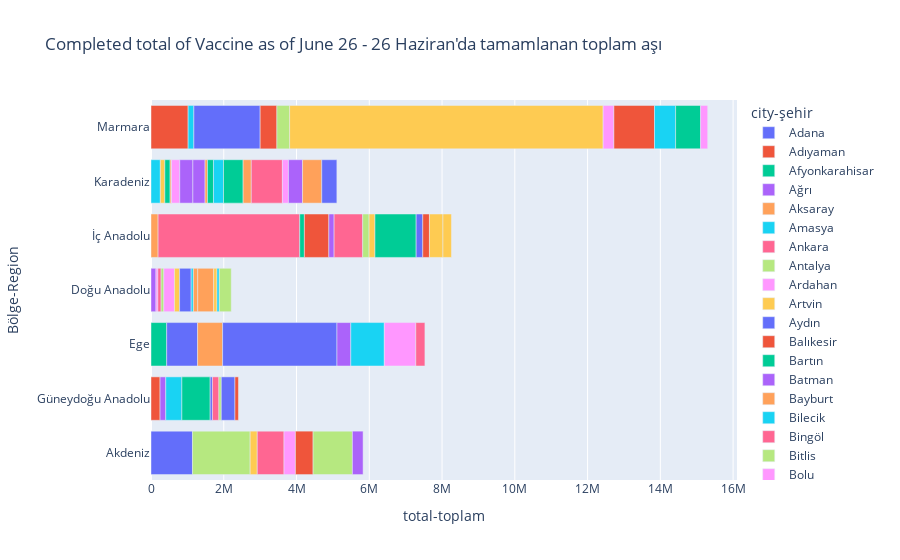

Notebook code cell kept with this figure:
### Code cell
fig = px.bar(covid, x="total-toplam", y="Bölge-Region", color="city-şehir", title="Completed total of Vaccine as of June 26 - 26 Haziran'da tamamlanan toplam aşı ")
fig.show()

### Figure 1 — Plotly figure (JSON) as saved in the notebook; plotly's stock layout.template omitted (floating-point values rounded to 4 significant figures)
{"data": [{"alignmentgroup": "True", "hovertemplate": "city-şehir=Adana<br>total-toplam=%{x}<br>Bölge-Region=%{y}<extra></extra>", "legendgroup": "Adana", "marker": {"color": "#636efa", "pattern": {"shape": ""}}, "name": "Adana", "offsetgroup": "Adana", "orientation": "h", "showlegend": true, "textposition": "auto", "type": "bar", "x": [1139868], "xaxis": "x", "y": ["Akdeniz"], "yaxis": "y"}, {"alignmentgroup": "True", "hovertemplate": "city-şehir=Adıyaman<br>total-toplam=%{x}<br>Bölge-Region=%{y}<extra></extra>", "legendgroup": "Adıyaman", "marker": {"color": "#EF553B", "pattern": {"shape": ""}}, "name": "Adıyaman", "offsetgroup": "Adıyaman", "orientation": "h", "showlegend": true, "textposition": "auto", "type": "bar", "x": [248802], "xaxis": "x", "y": ["Güneydoğu Anadolu"], "yaxis": "y"}, {"alignmentgroup": "True", "hovertemplate": "city-şehir=Afyonkarahisar<br>total-toplam=%{x}<br>Bölge-Region=%{y}<extra></extra>", "legendgroup": "Afyonkarahisar", "marker": {"color": "#00cc96", "pattern": {"shape": ""}}, "name": "Afyonkarahisar", "offsetgroup": "Afyonkarahisar", "orientation": "h", "showlegend": true, "textposition": "auto", "type": "bar", "x": [431545], "xaxis": "x", "y": ["Ege"], "yaxis": "y"}, {"alignmentgroup": "True", "hovertemplate": "city-şehir=Ağrı<br>total-toplam=%{x}<br>Bölge-Region=%{y}<extra></extra>", "legendgroup": "Ağrı", "marker": {"color": "#ab63fa", "pattern": {"shape": ""}}, "name": "Ağrı", "offsetgroup": "Ağrı", "orientation": "h", "showlegend": true, "textposition": "auto", "type": "bar", "x": [135953], "xaxis": "x", "y": ["Doğu Anadolu"], "yaxis": "y"}, {"alignmentgroup": "True", "hovertemplate": "city-şehir=Aksaray<br>total-toplam=%{x}<br>Bölge-Region=%{y}<extra></extra>", "legendgroup": "Aksaray", "marker": {"color": "#FFA15A", "pattern": {"shape": ""}}, "name": "Aksaray", "offsetgroup": "Aksaray", "orientation": "h", "showlegend": true, "textposition": "auto", "type": "bar", "x": [194492], "xaxis": "x", "y": ["İç Anadolu"], "yaxis": "y"}, {"alignmentgroup": "True", "hovertemplate": "city-şehir=Amasya<br>total-toplam=%{x}<br>Bölge-Region=%{y}<extra></extra>", "legendgroup": "Amasya", "marker": {"color": "#19d3f3", "pattern": {"shape": ""}}, "name": "Amasya", "offsetgroup": "Amasya", "orientation": "h", "showlegend": true, "textposition": "auto", "type": "bar", "x": [256607], "xaxis": "x", "y": ["Karadeniz"], "yaxis": "y"}, {"alignmentgroup": "True", "hovertemplate": "city-şehir=Ankara<br>total-toplam=%{x}<br>Bölge-Region=%{y}<extra></extra>", "legendgroup": "Ankara", "marker": {"color": "#FF6692", "pattern": {"shape": ""}}, "name": "Ankara", "offsetgroup": "Ankara", "orientation": "h", "showlegend": true, "textposition": "auto", "type": "bar", "x": [3893991], "xaxis": "x", "y": ["İç Anadolu"], "yaxis": "y"}, {"alignmentgroup": "True", "hovertemplate": "city-şehir=Antalya<br>total-toplam=%{x}<br>Bölge-Region=%{y}<extra></extra>", "legendgroup": "Antalya", "marker": {"color": "#B6E880", "pattern": {"shape": ""}}, "name": "Antalya", "offsetgroup": "Antalya", "orientation": "h", "showlegend": true, "textposition": "auto", "type": "bar", "x": [1585765], "xaxis": "x", "y": ["Akdeniz"], "yaxis": "y"}, {"alignmentgroup": "True", "hovertemplate": "city-şehir=Ardahan<br>total-toplam=%{x}<br>Bölge-Region=%{y}<extra></extra>", "legendgroup": "Ardahan", "marker": {"color": "#FF97FF", "pattern": {"shape": ""}}, "name": "Ardahan", "offsetgroup": "Ardahan", "orientation": "h", "showlegend": true, "textposition": "auto", "type": "bar", "x": [53271], "xaxis": "x", "y": ["Doğu Anadolu"], "yaxis": "y"}, {"alignmentgroup": "True", "hovertemplate": "city-şehir=Artvin<br>total-toplam=%{x}<br>Bölge-Region=%{y}<extra></extra>", "legendgroup": "Artvin", "marker": {"color": "#FECB52", "pattern": {"shape": ""}}, "name": "Artvin", "offsetgroup": "Artvin", "orientation": "h", "showlegend": true, "textposition": "auto", "type": "bar", "x": [123686], "xaxis": "x", "y": ["Karadeniz"], "yaxis": "y"}, {"alignmentgroup": "True", "hovertemplate": "city-şehir=Aydın<br>total-toplam=%{x}<br>Bölge-Region=%{y}<extra></extra>", "legendgroup": "Aydın", "marker": {"color": "#636efa", "pattern": {"shape": ""}}, "name": "Aydın", "offsetgroup": "Aydın", "orientation": "h", "showlegend": true, "textposition": "auto", "type": "bar", "x": [849015], "xaxis": "x", "y": ["Ege"], "yaxis": "y"}, {"alignmentgroup": "True", "hovertemplate": "city-şehir=Balıkesir<br>total-toplam=%{x}<br>Bölge-Region=%{y}<extra></extra>", "legendgroup": "Balıkesir", "marker": {"color": "#EF553B", "pattern": {"shape": ""}}, "name": "Balıkesir", "offsetgroup": "Balıkesir", "orientation": "h", "showlegend": true, "textposition": "auto", "type": "bar", "x": [1020497], "xaxis": "x", "y": ["Marmara"], "yaxis": "y"}, {"alignmentgroup": "True", "hovertemplate": "city-şehir=Bartın<br>total-toplam=%{x}<br>Bölge-Region=%{y}<extra></extra>", "legendgroup": "Bartın", "marker": {"color": "#00cc96", "pattern": {"shape": ""}}, "name": "Bartın", "offsetgroup": "Bartın", "orientation": "h", "showlegend": true, "textposition": "auto", "type": "bar", "x": [145902], "xaxis": "x", "y": ["Karadeniz"], "yaxis": "y"}, {"alignmentgroup": "True", "hovertemplate": "city-şehir=Batman<br>total-toplam=%{x}<br>Bölge-Region=%{y}<extra></extra>", "legendgroup": "Batman", "marker": {"color": "#ab63fa", "pattern": {"shape": ""}}, "name": "Batman", "offsetgroup": "Batman", "orientation": "h", "showlegend": true, "textposition": "auto", "type": "bar", "x": [157545], "xaxis": "x", "y": ["Güneydoğu Anadolu"], "yaxis": "y"}, {"alignmentgroup": "True", "hovertemplate": "city-şehir=Bayburt<br>total-toplam=%{x}<br>Bölge-Region=%{y}<extra></extra>", "legendgroup": "Bayburt", "marker": {"color": "#FFA15A", "pattern": {"shape": ""}}, "name": "Bayburt", "offsetgroup": "Bayburt", "orientation": "h", "showlegend": true, "textposition": "auto", "type": "bar", "x": [37283], "xaxis": "x", "y": ["Karadeniz"], "yaxis": "y"}, {"alignmentgroup": "True", "hovertemplate": "city-şehir=Bilecik<br>total-toplam=%{x}<br>Bölge-Region=%{y}<extra></extra>", "legendgroup": "Bilecik", "marker": {"color": "#19d3f3", "pattern": {"shape": ""}}, "name": "Bilecik", "offsetgroup": "Bilecik", "orientation": "h", "showlegend": true, "textposition": "auto", "type": "bar", "x": [157530], "xaxis": "x", "y": ["Marmara"], "yaxis": "y"}, {"alignmentgroup": "True", "hovertemplate": "city-şehir=Bingöl<br>total-toplam=%{x}<br>Bölge-Region=%{y}<extra></extra>", "legendgroup": "Bingöl", "marker": {"color": "#FF6692", "pattern": {"shape": ""}}, "name": "Bingöl", "offsetgroup": "Bingöl", "orientation": "h", "showlegend": true, "textposition": "auto", "type": "bar", "x": [88137], "xaxis": "x", "y": ["Doğu Anadolu"], "yaxis": "y"}, {"alignmentgroup": "True", "hovertemplate": "city-şehir=Bitlis<br>total-toplam=%{x}<br>Bölge-Region=%{y}<extra></extra>", "legendgroup": "Bitlis", "marker": {"color": "#B6E880", "pattern": {"shape": ""}}, "name": "Bitlis", "offsetgroup": "Bitlis", "orientation": "h", "showlegend": true, "textposition": "auto", "type": "bar", "x": [74819], "xaxis": "x", "y": ["Doğu Anadolu"], "yaxis": "y"}, {"alignmentgroup": "True", "hovertemplate": "city-şehir=Bolu<br>total-toplam=%{x}<br>Bölge-Region=%{y}<extra></extra>", "legendgroup": "Bolu", "marker": {"color": "#FF97FF", "pattern": {"shape": ""}}, "name": "Bolu", "offsetgroup": "Bolu", "orientation": "h", "showlegend": true, "textposition": "auto", "type": "bar", "x": [227547], "xaxis": "x", "y": ["Karadeniz"], "yaxis": "y"}, {"alignmentgroup": "True", "hovertemplate": "city-şehir=Burdur<br>total-toplam=%{x}<br>Bölge-Region=%{y}<extra></extra>", "legendgroup": "Burdur", "marker": {"color": "#FECB52", "pattern": {"shape": ""}}, "name": "Burdur", "offsetgroup": "Burdur", "orientation": "h", "showlegend": true, "textposition": "auto", "type": "bar", "x": [194991], "xaxis": "x", "y": ["Akdeniz"], "yaxis": "y"}, {"alignmentgroup": "True", "hovertemplate": "city-şehir=Bursa<br>total-toplam=%{x}<br>Bölge-Region=%{y}<extra></extra>", "legendgroup": "Bursa", "marker": {"color": "#636efa", "pattern": {"shape": ""}}, "name": "Bursa", "offsetgroup": "Bursa", "orientation": "h", "showlegend": true, "textposition": "auto", "type": "bar", "x": [1822577], "xaxis": "x", "y": ["Marmara"], "yaxis": "y"}, {"alignmentgroup": "True", "hovertemplate": "city-şehir=Çanakkale<br>total-toplam=%{x}<br>Bölge-Region=%{y}<extra></extra>", "legendgroup": "Çanakkale", "marker": {"color": "#EF553B", "pattern": {"shape": ""}}, "name": "Çanakkale", "offsetgroup": "Çanakkale", "orientation": "h", "showlegend": true, "textposition": "auto", "type": "bar", "x": [460095], "xaxis": "x", "y": ["Marmara"], "yaxis": "y"}, {"alignmentgroup": "True", "hovertemplate": "city-şehir=Çankırı<br>total-toplam=%{x}<br>Bölge-Region=%{y}<extra></extra>", "legendgroup": "Çankırı", "marker": {"color": "#00cc96", "pattern": {"shape": ""}}, "name": "Çankırı", "offsetgroup": "Çankırı", "orientation": "h", "showlegend": true, "textposition": "auto", "type": "bar", "x": [127320], "xaxis": "x", "y": ["İç Anadolu"], "yaxis": "y"}, {"alignmentgroup": "True", "hovertemplate": "city-şehir=Çorum<br>total-toplam=%{x}<br>Bölge-Region=%{y}<extra></extra>", "legendgroup": "Çorum", "marker": {"color": "#ab63fa", "pattern": {"shape": ""}}, "name": "Çorum", "offsetgroup": "Çorum", "orientation": "h", "showlegend": true, "textposition": "auto", "type": "bar", "x": [360331], "xaxis": "x", "y": ["Karadeniz"], "yaxis": "y"}, {"alignmentgroup": "True", "hovertemplate": "city-şehir=Denizli<br>total-toplam=%{x}<br>Bölge-Region=%{y}<extra></extra>", "legendgroup": "Denizli", "marker": {"color": "#FFA15A", "pattern": {"shape": ""}}, "name": "Denizli", "offsetgroup": "Denizli", "orientation": "h", "showlegend": true, "textposition": "auto", "type": "bar", "x": [688083], "xaxis": "x", "y": ["Ege"], "yaxis": "y"}, {"alignmentgroup": "True", "hovertemplate": "city-şehir=Diyarbakır<br>total-toplam=%{x}<br>Bölge-Region=%{y}<extra></extra>", "legendgroup": "Diyarbakır", "marker": {"color": "#19d3f3", "pattern": {"shape": ""}}, "name": "Diyarbakır", "offsetgroup": "Diyarbakır", "orientation": "h", "showlegend": true, "textposition": "auto", "type": "bar", "x": [442035], "xaxis": "x", "y": ["Güneydoğu Anadolu"], "yaxis": "y"}, {"alignmentgroup": "True", "hovertemplate": "city-şehir=Düzce<br>total-toplam=%{x}<br>Bölge-Region=%{y}<extra></extra>", "legendgroup": "Düzce", "marker": {"color": "#FF6692", "pattern": {"shape": ""}}, "name": "Düzce", "offsetgroup": "Düzce", "orientation": "h", "showlegend": true, "textposition": "auto", "type": "bar", "x": [231911], "xaxis": "x", "y": [null], "yaxis": "y"}, {"alignmentgroup": "True", "hovertemplate": "city-şehir=Edirne<br>total-toplam=%{x}<br>Bölge-Region=%{y}<extra></extra>", "legendgroup": "Edirne", "marker": {"color": "#B6E880", "pattern": {"shape": ""}}, "name": "Edirne", "offsetgroup": "Edirne", "orientation": "h", "showlegend": true, "textposition": "auto", "type": "bar", "x": [349857], "xaxis": "x", "y": ["Marmara"], "yaxis": "y"}, {"alignmentgroup": "True", "hovertemplate": "city-şehir=Elazığ<br>total-toplam=%{x}<br>Bölge-Region=%{y}<extra></extra>", "legendgroup": "Elazığ", "marker": {"color": "#FF97FF", "pattern": {"shape": ""}}, "name": "Elazığ", "offsetgroup": "Elazığ", "orientation": "h", "showlegend": true, "textposition": "auto", "type": "bar", "x": [292951], "xaxis": "x", "y": ["Doğu Anadolu"], "yaxis": "y"}, {"alignmentgroup": "True", "hovertemplate": "city-şehir=Erzincan<br>total-toplam=%{x}<br>Bölge-Region=%{y}<extra></extra>", "legendgroup": "Erzincan", "marker": {"color": "#FECB52", "pattern": {"shape": ""}}, "name": "Erzincan", "offsetgroup": "Erzincan", "orientation": "h", "showlegend": true, "textposition": "auto", "type": "bar", "x": [140381], "xaxis": "x", "y": ["Doğu Anadolu"], "yaxis": "y"}, {"alignmentgroup": "True", "hovertemplate": "city-şehir=Erzurum<br>total-toplam=%{x}<br>Bölge-Region=%{y}<extra></extra>", "legendgroup": "Erzurum", "marker": {"color": "#636efa", "pattern": {"shape": ""}}, "name": "Erzurum", "offsetgroup": "Erzurum", "orientation": "h", "showlegend": true, "textposition": "auto", "type": "bar", "x": [318718], "xaxis": "x", "y": ["Doğu Anadolu"], "yaxis": "y"}, {"alignmentgroup": "True", "hovertemplate": "city-şehir=Eskişehir<br>total-toplam=%{x}<br>Bölge-Region=%{y}<extra></extra>", "legendgroup": "Eskişehir", "marker": {"color": "#EF553B", "pattern": {"shape": ""}}, "name": "Eskişehir", "offsetgroup": "Eskişehir", "orientation": "h", "showlegend": true, "textposition": "auto", "type": "bar", "x": [672665], "xaxis": "x", "y": ["İç Anadolu"], "yaxis": "y"}, {"alignmentgroup": "True", "hovertemplate": "city-şehir=Gaziantep<br>total-toplam=%{x}<br>Bölge-Region=%{y}<extra></extra>", "legendgroup": "Gaziantep", "marker": {"color": "#00cc96", "pattern": {"shape": ""}}, "name": "Gaziantep", "offsetgroup": "Gaziantep", "orientation": "h", "showlegend": true, "textposition": "auto", "type": "bar", "x": [778187], "xaxis": "x", "y": ["Güneydoğu Anadolu"], "yaxis": "y"}, {"alignmentgroup": "True", "hovertemplate": "city-şehir=Giresun<br>total-toplam=%{x}<br>Bölge-Region=%{y}<extra></extra>", "legendgroup": "Giresun", "marker": {"color": "#ab63fa", "pattern": {"shape": ""}}, "name": "Giresun", "offsetgroup": "Giresun", "orientation": "h", "showlegend": true, "textposition": "auto", "type": "bar", "x": [334731], "xaxis": "x", "y": ["Karadeniz"], "yaxis": "y"}, {"alignmentgroup": "True", "hovertemplate": "city-şehir=Gümüşhane<br>total-toplam=%{x}<br>Bölge-Region=%{y}<extra></extra>", "legendgroup": "Gümüşhane", "marker": {"color": "#FFA15A", "pattern": {"shape": ""}}, "name": "Gümüşhane", "offsetgroup": "Gümüşhane", "orientation": "h", "showlegend": true, "textposition": "auto", "type": "bar", "x": [66120], "xaxis": "x", "y": ["Karadeniz"], "yaxis": "y"}, {"alignmentgroup": "True", "hovertemplate": "city-şehir=Hakkari<br>total-toplam=%{x}<br>Bölge-Region=%{y}<extra></extra>", "legendgroup": "Hakkari", "marker": {"color": "#19d3f3", "pattern": {"shape": ""}}, "name": "Hakkari", "offsetgroup": "Hakkari", "orientation": "h", "showlegend": true, "textposition": "auto", "type": "bar", "x": [61180], "xaxis": "x", "y": ["Doğu Anadolu"], "yaxis": "y"}, {"alignmentgroup": "True", "hovertemplate": "city-şehir=Hatay<br>total-toplam=%{x}<br>Bölge-Region=%{y}<extra></extra>", "legendgroup": "Hatay", "marker": {"color": "#FF6692", "pattern": {"shape": ""}}, "name": "Hatay", "offsetgroup": "Hatay", "orientation": "h", "showlegend": true, "textposition": "auto", "type": "bar", "x": [735439], "xaxis": "x", "y": ["Akdeniz"], "yaxis": "y"}, {"alignmentgroup": "True", "hovertemplate": "city-şehir=Iğdır<br>total-toplam=%{x}<br>Bölge-Region=%{y}<extra></extra>", "legendgroup": "Iğdır", "marker": {"color": "#B6E880", "pattern": {"shape": ""}}, "name": "Iğdır", "offsetgroup": "Iğdır", "orientation": "h", "showlegend": true, "textposition": "auto", "type": "bar", "x": [64951], "xaxis": "x", "y": [null], "yaxis": "y"}, {"alignmentgroup": "True", "hovertemplate": "city-şehir=Isparta<br>total-toplam=%{x}<br>Bölge-Region=%{y}<extra></extra>", "legendgroup": "Isparta", "marker": {"color": "#FF97FF", "pattern": {"shape": ""}}, "name": "Isparta", "offsetgroup": "Isparta", "orientation": "h", "showlegend": true, "textposition": "auto", "type": "bar", "x": [313856], "xaxis": "x", "y": ["Akdeniz"], "yaxis": "y"}, {"alignmentgroup": "True", "hovertemplate": "city-şehir=İstanbul<br>total-toplam=%{x}<br>Bölge-Region=%{y}<extra></extra>", "legendgroup": "İstanbul", "marker": {"color": "#FECB52", "pattern": {"shape": ""}}, "name": "İstanbul", "offsetgroup": "İstanbul", "orientation": "h", "showlegend": true, "textposition": "auto", "type": "bar", "x": [8617141], "xaxis": "x", "y": ["Marmara"], "yaxis": "y"}, {"alignmentgroup": "True", "hovertemplate": "city-şehir=İzmir<br>total-toplam=%{x}<br>Bölge-Region=%{y}<extra></extra>", "legendgroup": "İzmir", "marker": {"color": "#636efa", "pattern": {"shape": ""}}, "name": "İzmir", "offsetgroup": "İzmir", "orientation": "h", "showlegend": true, "textposition": "auto", "type": "bar", "x": [3142928], "xaxis": "x", "y": ["Ege"], "yaxis": "y"}, {"alignmentgroup": "True", "hovertemplate": "city-şehir=Kahramanmaraş<br>total-toplam=%{x}<br>Bölge-Region=%{y}<extra></extra>", "legendgroup": "Kahramanmaraş", "marker": {"color": "#EF553B", "pattern": {"shape": ""}}, "name": "Kahramanmaraş", "offsetgroup": "Kahramanmaraş", "orientation": "h", "showlegend": true, "textposition": "auto", "type": "bar", "x": [485392], "xaxis": "x", "y": ["Akdeniz"], "yaxis": "y"}, {"alignmentgroup": "True", "hovertemplate": "city-şehir=Karabük<br>total-toplam=%{x}<br>Bölge-Region=%{y}<extra></extra>", "legendgroup": "Karabük", "marker": {"color": "#00cc96", "pattern": {"shape": ""}}, "name": "Karabük", "offsetgroup": "Karabük", "orientation": "h", "showlegend": true, "textposition": "auto", "type": "bar", "x": [165165], "xaxis": "x", "y": ["Karadeniz"], "yaxis": "y"}, {"alignmentgroup": "True", "hovertemplate": "city-şehir=Karaman<br>total-toplam=%{x}<br>Bölge-Region=%{y}<extra></extra>", "legendgroup": "Karaman", "marker": {"color": "#ab63fa", "pattern": {"shape": ""}}, "name": "Karaman", "offsetgroup": "Karaman", "orientation": "h", "showlegend": true, "textposition": "auto", "type": "bar", "x": [144641], "xaxis": "x", "y": ["İç Anadolu"], "yaxis": "y"}, {"alignmentgroup": "True", "hovertemplate": "city-şehir=Kars<br>total-toplam=%{x}<br>Bölge-Region=%{y}<extra></extra>", "legendgroup": "Kars", "marker": {"color": "#FFA15A", "pattern": {"shape": ""}}, "name": "Kars", "offsetgroup": "Kars", "orientation": "h", "showlegend": true, "textposition": "auto", "type": "bar", "x": [119780], "xaxis": "x", "y": ["Doğu Anadolu"], "yaxis": "y"}, {"alignmentgroup": "True", "hovertemplate": "city-şehir=Kastamonu<br>total-toplam=%{x}<br>Bölge-Region=%{y}<extra></extra>", "legendgroup": "Kastamonu", "marker": {"color": "#19d3f3", "pattern": {"shape": ""}}, "name": "Kastamonu", "offsetgroup": "Kastamonu", "orientation": "h", "showlegend": true, "textposition": "auto", "type": "bar", "x": [275403], "xaxis": "x", "y": ["Karadeniz"], "yaxis": "y"}, {"alignmentgroup": "True", "hovertemplate": "city-şehir=Kayseri<br>total-toplam=%{x}<br>Bölge-Region=%{y}<extra></extra>", "legendgroup": "Kayseri", "marker": {"color": "#FF6692", "pattern": {"shape": ""}}, "name": "Kayseri", "offsetgroup": "Kayseri", "orientation": "h", "showlegend": true, "textposition": "auto", "type": "bar", "x": [785275], "xaxis": "x", "y": ["İç Anadolu"], "yaxis": "y"}, {"alignmentgroup": "True", "hovertemplate": "city-şehir=Kırıkkale<br>total-toplam=%{x}<br>Bölge-Region=%{y}<extra></extra>", "legendgroup": "Kırıkkale", "marker": {"color": "#B6E880", "pattern": {"shape": ""}}, "name": "Kırıkkale", "offsetgroup": "Kırıkkale", "orientation": "h", "showlegend": true, "textposition": "auto", "type": "bar", "x": [175651], "xaxis": "x", "y": ["İç Anadolu"], "yaxis": "y"}, {"alignmentgroup": "True", "hovertemplate": "city-şehir=Kırklareli<br>total-toplam=%{x}<br>Bölge-Region=%{y}<extra></extra>", "legendgroup": "Kırklareli", "marker": {"color": "#FF97FF", "pattern": {"shape": ""}}, "name": "Kırklareli", "offsetgroup": "Kırklareli", "orientation": "h", "showlegend": true, "textposition": "auto", "type": "bar", "x": [296527], "xaxis": "x", "y": ["Marmara"], "yaxis": "y"}, {"alignmentgroup": "True", "hovertemplate": "city-şehir=Kırşehir<br>total-toplam=%{x}<br>Bölge-Region=%{y}<extra></extra>", "legendgroup": "Kırşehir", "marker": {"color": "#FECB52", "pattern": {"shape": ""}}, "name": "Kırşehir", "offsetgroup": "Kırşehir", "orientation": "h", "showlegend": true, "textposition": "auto", "type": "bar", "x": [161738], "xaxis": "x", "y": ["İç Anadolu"], "yaxis": "y"}, {"alignmentgroup": "True", "hovertemplate": "city-şehir=Kilis<br>total-toplam=%{x}<br>Bölge-Region=%{y}<extra></extra>", "legendgroup": "Kilis", "marker": {"color": "#636efa", "pattern": {"shape": ""}}, "name": "Kilis", "offsetgroup": "Kilis", "orientation": "h", "showlegend": true, "textposition": "auto", "type": "bar", "x": [62220], "xaxis": "x", "y": ["Güneydoğu Anadolu"], "yaxis": "y"}, {"alignmentgroup": "True", "hovertemplate": "city-şehir=Kocaeli<br>total-toplam=%{x}<br>Bölge-Region=%{y}<extra></extra>", "legendgroup": "Kocaeli", "marker": {"color": "#EF553B", "pattern": {"shape": ""}}, "name": "Kocaeli", "offsetgroup": "Kocaeli", "orientation": "h", "showlegend": true, "textposition": "auto", "type": "bar", "x": [1115365], "xaxis": "x", "y": ["Marmara"], "yaxis": "y"}, {"alignmentgroup": "True", "hovertemplate": "city-şehir=Konya<br>total-toplam=%{x}<br>Bölge-Region=%{y}<extra></extra>", "legendgroup": "Konya", "marker": {"color": "#00cc96", "pattern": {"shape": ""}}, "name": "Konya", "offsetgroup": "Konya", "orientation": "h", "showlegend": true, "textposition": "auto", "type": "bar", "x": [1132277], "xaxis": "x", "y": ["İç Anadolu"], "yaxis": "y"}, {"alignmentgroup": "True", "hovertemplate": "city-şehir=Kütahya<br>total-toplam=%{x}<br>Bölge-Region=%{y}<extra></extra>", "legendgroup": "Kütahya", "marker": {"color": "#ab63fa", "pattern": {"shape": ""}}, "name": "Kütahya", "offsetgroup": "Kütahya", "orientation": "h", "showlegend": true, "textposition": "auto", "type": "bar", "x": [379920], "xaxis": "x", "y": ["Ege"], "yaxis": "y"}, {"alignmentgroup": "True", "hovertemplate": "city-şehir=Malatya<br>total-toplam=%{x}<br>Bölge-Region=%{y}<extra></extra>", "legendgroup": "Malatya", "marker": {"color": "#FFA15A", "pattern": {"shape": ""}}, "name": "Malatya", "offsetgroup": "Malatya", "orientation": "h", "showlegend": true, "textposition": "auto", "type": "bar", "x": [437319], "xaxis": "x", "y": ["Doğu Anadolu"], "yaxis": "y"}, {"alignmentgroup": "True", "hovertemplate": "city-şehir=Manisa<br>total-toplam=%{x}<br>Bölge-Region=%{y}<extra></extra>", "legendgroup": "Manisa", "marker": {"color": "#19d3f3", "pattern": {"shape": ""}}, "name": "Manisa", "offsetgroup": "Manisa", "orientation": "h", "showlegend": true, "textposition": "auto", "type": "bar", "x": [921654], "xaxis": "x", "y": ["Ege"], "yaxis": "y"}, {"alignmentgroup": "True", "hovertemplate": "city-şehir=Mardin<br>total-toplam=%{x}<br>Bölge-Region=%{y}<extra></extra>", "legendgroup": "Mardin", "marker": {"color": "#FF6692", "pattern": {"shape": ""}}, "name": "Mardin", "offsetgroup": "Mardin", "orientation": "h", "showlegend": true, "textposition": "auto", "type": "bar", "x": [177609], "xaxis": "x", "y": ["Güneydoğu Anadolu"], "yaxis": "y"}, {"alignmentgroup": "True", "hovertemplate": "city-şehir=Mersin<br>total-toplam=%{x}<br>Bölge-Region=%{y}<extra></extra>", "legendgroup": "Mersin", "marker": {"color": "#B6E880", "pattern": {"shape": ""}}, "name": "Mersin", "offsetgroup": "Mersin", "orientation": "h", "showlegend": true, "textposition": "auto", "type": "bar", "x": [1080427], "xaxis": "x", "y": ["Akdeniz"], "yaxis": "y"}, {"alignmentgroup": "True", "hovertemplate": "city-şehir=Muğla<br>total-toplam=%{x}<br>Bölge-Region=%{y}<extra></extra>", "legendgroup": "Muğla", "marker": {"color": "#FF97FF", "pattern": {"shape": ""}}, "name": "Muğla", "offsetgroup": "Muğla", "orientation": "h", "showlegend": true, "textposition": "auto", "type": "bar", "x": [865620], "xaxis": "x", "y": ["Ege"], "yaxis": "y"}, {"alignmentgroup": "True", "hovertemplate": "city-şehir=Muş<br>total-toplam=%{x}<br>Bölge-Region=%{y}<extra></extra>", "legendgroup": "Muş", "marker": {"color": "#FECB52", "pattern": {"shape": ""}}, "name": "Muş", "offsetgroup": "Muş", "orientation": "h", "showlegend": true, "textposition": "auto", "type": "bar", "x": [91243], "xaxis": "x", "y": ["Doğu Anadolu"], "yaxis": "y"}, {"alignmentgroup": "True", "hovertemplate": "city-şehir=Nevşehir<br>total-toplam=%{x}<br>Bölge-Region=%{y}<extra></extra>", "legendgroup": "Nevşehir", "marker": {"color": "#636efa", "pattern": {"shape": ""}}, "name": "Nevşehir", "offsetgroup": "Nevşehir", "orientation": "h", "showlegend": true, "textposition": "auto", "type": "bar", "x": [182025], "xaxis": "x", "y": ["İç Anadolu"], "yaxis": "y"}, {"alignmentgroup": "True", "hovertemplate": "city-şehir=Niğde<br>total-toplam=%{x}<br>Bölge-Region=%{y}<extra></extra>", "legendgroup": "Niğde", "marker": {"color": "#EF553B", "pattern": {"shape": ""}}, "name": "Niğde", "offsetgroup": "Niğde", "orientation": "h", "showlegend": true, "textposition": "auto", "type": "bar", "x": [183531], "xaxis": "x", "y": ["İç Anadolu"], "yaxis": "y"}, {"alignmentgroup": "True", "hovertemplate": "city-şehir=Ordu<br>total-toplam=%{x}<br>Bölge-Region=%{y}<extra></extra>", "legendgroup": "Ordu", "marker": {"color": "#00cc96", "pattern": {"shape": ""}}, "name": "Ordu", "offsetgroup": "Ordu", "orientation": "h", "showlegend": true, "textposition": "auto", "type": "bar", "x": [539515], "xaxis": "x", "y": ["Karadeniz"], "yaxis": "y"}, {"alignmentgroup": "True", "hovertemplate": "city-şehir=Osmaniye<br>total-toplam=%{x}<br>Bölge-Region=%{y}<extra></extra>", "legendgroup": "Osmaniye", "marker": {"color": "#ab63fa", "pattern": {"shape": ""}}, "name": "Osmaniye", "offsetgroup": "Osmaniye", "orientation": "h", "showlegend": true, "textposition": "auto", "type": "bar", "x": [294010], "xaxis": "x", "y": ["Akdeniz"], "yaxis": "y"}, {"alignmentgroup": "True", "hovertemplate": "city-şehir=Rize<br>total-toplam=%{x}<br>Bölge-Region=%{y}<extra></extra>", "legendgroup": "Rize", "marker": {"color": "#FFA15A", "pattern": {"shape": ""}}, "name": "Rize", "offsetgroup": "Rize", "orientation": "h", "showlegend": true, "textposition": "auto", "type": "bar", "x": [223962], "xaxis": "x", "y": ["Karadeniz"], "yaxis": "y"}, {"alignmentgroup": "True", "hovertemplate": "city-şehir=Sakarya<br>total-toplam=%{x}<br>Bölge-Region=%{y}<extra></extra>", "legendgroup": "Sakarya", "marker": {"color": "#19d3f3", "pattern": {"shape": ""}}, "name": "Sakarya", "offsetgroup": "Sakarya", "orientation": "h", "showlegend": true, "textposition": "auto", "type": "bar", "x": [580524], "xaxis": "x", "y": ["Marmara"], "yaxis": "y"}, {"alignmentgroup": "True", "hovertemplate": "city-şehir=Samsun<br>total-toplam=%{x}<br>Bölge-Region=%{y}<extra></extra>", "legendgroup": "Samsun", "marker": {"color": "#FF6692", "pattern": {"shape": ""}}, "name": "Samsun", "offsetgroup": "Samsun", "orientation": "h", "showlegend": true, "textposition": "auto", "type": "bar", "x": [855399], "xaxis": "x", "y": ["Karadeniz"], "yaxis": "y"}, {"alignmentgroup": "True", "hovertemplate": "city-şehir=Siirt<br>total-toplam=%{x}<br>Bölge-Region=%{y}<extra></extra>", "legendgroup": "Siirt", "marker": {"color": "#B6E880", "pattern": {"shape": ""}}, "name": "Siirt", "offsetgroup": "Siirt", "orientation": "h", "showlegend": true, "textposition": "auto", "type": "bar", "x": [65203], "xaxis": "x", "y": ["Güneydoğu Anadolu"], "yaxis": "y"}, {"alignmentgroup": "True", "hovertemplate": "city-şehir=Sinop<br>total-toplam=%{x}<br>Bölge-Region=%{y}<extra></extra>", "legendgroup": "Sinop", "marker": {"color": "#FF97FF", "pattern": {"shape": ""}}, "name": "Sinop", "offsetgroup": "Sinop", "orientation": "h", "showlegend": true, "textposition": "auto", "type": "bar", "x": [166394], "xaxis": "x", "y": ["Karadeniz"], "yaxis": "y"}, {"alignmentgroup": "True", "hovertemplate": "city-şehir=Sivas<br>total-toplam=%{x}<br>Bölge-Region=%{y}<extra></extra>", "legendgroup": "Sivas", "marker": {"color": "#FECB52", "pattern": {"shape": ""}}, "name": "Sivas", "offsetgroup": "Sivas", "orientation": "h", "showlegend": true, "textposition": "auto", "type": "bar", "x": [371178], "xaxis": "x", "y": ["İç Anadolu"], "yaxis": "y"}, {"alignmentgroup": "True", "hovertemplate": "city-şehir=Şanlıurfa<br>total-toplam=%{x}<br>Bölge-Region=%{y}<extra></extra>", "legendgroup": "Şanlıurfa", "marker": {"color": "#636efa", "pattern": {"shape": ""}}, "name": "Şanlıurfa", "offsetgroup": "Şanlıurfa", "orientation": "h", "showlegend": true, "textposition": "auto", "type": "bar", "x": [375928], "xaxis": "x", "y": ["Güneydoğu Anadolu"], "yaxis": "y"}, {"alignmentgroup": "True", "hovertemplate": "city-şehir=Şırnak<br>total-toplam=%{x}<br>Bölge-Region=%{y}<extra></extra>", "legendgroup": "Şırnak", "marker": {"color": "#EF553B", "pattern": {"shape": ""}}, "name": "Şırnak", "offsetgroup": "Şırnak", "orientation": "h", "showlegend": true, "textposition": "auto", "type": "bar", "x": [96097], "xaxis": "x", "y": ["Güneydoğu Anadolu"], "yaxis": "y"}, {"alignmentgroup": "True", "hovertemplate": "city-şehir=Tekirdağ<br>total-toplam=%{x}<br>Bölge-Region=%{y}<extra></extra>", "legendgroup": "Tekirdağ", "marker": {"color": "#00cc96", "pattern": {"shape": ""}}, "name": "Tekirdağ", "offsetgroup": "Tekirdağ", "orientation": "h", "showlegend": true, "textposition": "auto", "type": "bar", "x": [685872], "xaxis": "x", "y": ["Marmara"], "yaxis": "y"}, {"alignmentgroup": "True", "hovertemplate": "city-şehir=Tokat<br>total-toplam=%{x}<br>Bölge-Region=%{y}<extra></extra>", "legendgroup": "Tokat", "marker": {"color": "#ab63fa", "pattern": {"shape": ""}}, "name": "Tokat", "offsetgroup": "Tokat", "orientation": "h", "showlegend": true, "textposition": "auto", "type": "bar", "x": [387708], "xaxis": "x", "y": ["Karadeniz"], "yaxis": "y"}, {"alignmentgroup": "True", "hovertemplate": "city-şehir=Trabzon<br>total-toplam=%{x}<br>Bölge-Region=%{y}<extra></extra>", "legendgroup": "Trabzon", "marker": {"color": "#FFA15A", "pattern": {"shape": ""}}, "name": "Trabzon", "offsetgroup": "Trabzon", "orientation": "h", "showlegend": true, "textposition": "auto", "type": "bar", "x": [528361], "xaxis": "x", "y": ["Karadeniz"], "yaxis": "y"}, {"alignmentgroup": "True", "hovertemplate": "city-şehir=Tunceli<br>total-toplam=%{x}<br>Bölge-Region=%{y}<extra></extra>", "legendgroup": "Tunceli", "marker": {"color": "#19d3f3", "pattern": {"shape": ""}}, "name": "Tunceli", "offsetgroup": "Tunceli", "orientation": "h", "showlegend": true, "textposition": "auto", "type": "bar", "x": [64109], "xaxis": "x", "y": ["Doğu Anadolu"], "yaxis": "y"}, {"alignmentgroup": "True", "hovertemplate": "city-şehir=Uşak<br>total-toplam=%{x}<br>Bölge-Region=%{y}<extra></extra>", "legendgroup": "Uşak", "marker": {"color": "#FF6692", "pattern": {"shape": ""}}, "name": "Uşak", "offsetgroup": "Uşak", "orientation": "h", "showlegend": true, "textposition": "auto", "type": "bar", "x": [250214], "xaxis": "x", "y": ["Ege"], "yaxis": "y"}, {"alignmentgroup": "True", "hovertemplate": "city-şehir=Van<br>total-toplam=%{x}<br>Bölge-Region=%{y}<extra></extra>", "legendgroup": "Van", "marker": {"color": "#B6E880", "pattern": {"shape": ""}}, "name": "Van", "offsetgroup": "Van", "orientation": "h", "showlegend": true, "textposition": "auto", "type": "bar", "x": [327849], "xaxis": "x", "y": ["Doğu Anadolu"], "yaxis": "y"}, {"alignmentgroup": "True", "hovertemplate": "city-şehir=Yalova<br>total-toplam=%{x}<br>Bölge-Region=%{y}<extra></extra>", "legendgroup": "Yalova", "marker": {"color": "#FF97FF", "pattern": {"shape": ""}}, "name": "Yalova", "offsetgroup": "Yalova", "orientation": "h", "showlegend": true, "textposition": "auto", "type": "bar", "x": [195808], "xaxis": "x", "y": ["Marmara"], "yaxis": "y"}, {"alignmentgroup": "True", "hovertemplate": "city-şehir=Yozgat<br>total-toplam=%{x}<br>Bölge-Region=%{y}<extra></extra>", "legendgroup": "Yozgat", "marker": {"color": "#FECB52", "pattern": {"shape": ""}}, "name": "Yozgat", "offsetgroup": "Yozgat", "orientation": "h", "showlegend": true, "textposition": "auto", "type": "bar", "x": [233749], "xaxis": "x", "y": ["İç Anadolu"], "yaxis": "y"}, {"alignmentgroup": "True", "hovertemplate": "city-şehir=Zonguldak<br>total-toplam=%{x}<br>Bölge-Region=%{y}<extra></extra>", "legendgroup": "Zonguldak", "marker": {"color": "#636efa", "pattern": {"shape": ""}}, "name": "Zonguldak", "offsetgroup": "Zonguldak", "orientation": "h", "showlegend": true, "textposition": "auto", "type": "bar", "x": [414815], "xaxis": "x", "y": ["Karadeniz"], "yaxis": "y"}], "layout": {"barmode": "relative", "legend": {"title": {"text": "city-şehir"}, "tracegroupgap": 0}, "title": {"text": "Completed total of Vaccine as of June 26 - 26 Haziran'da tamamlanan toplam aşı "}, "xaxis": {"anchor": "y", "domain": [0, 1], "title": {"text": "total-toplam"}}, "yaxis": {"anchor": "x", "domain": [0, 1], "title": {"text": "Bölge-Region"}}}}
